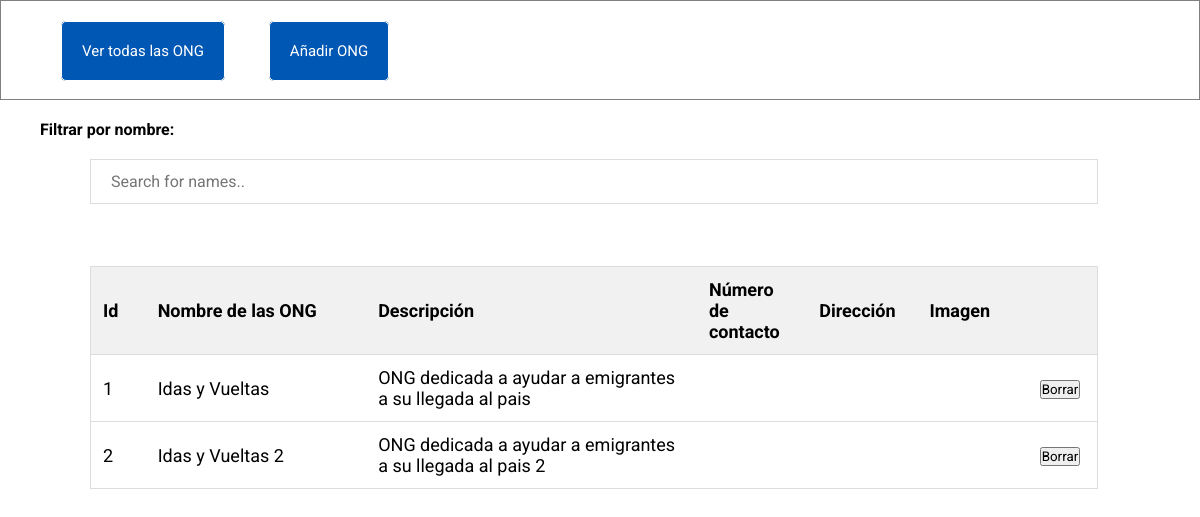
Before: /admin/ongs with the older database file.
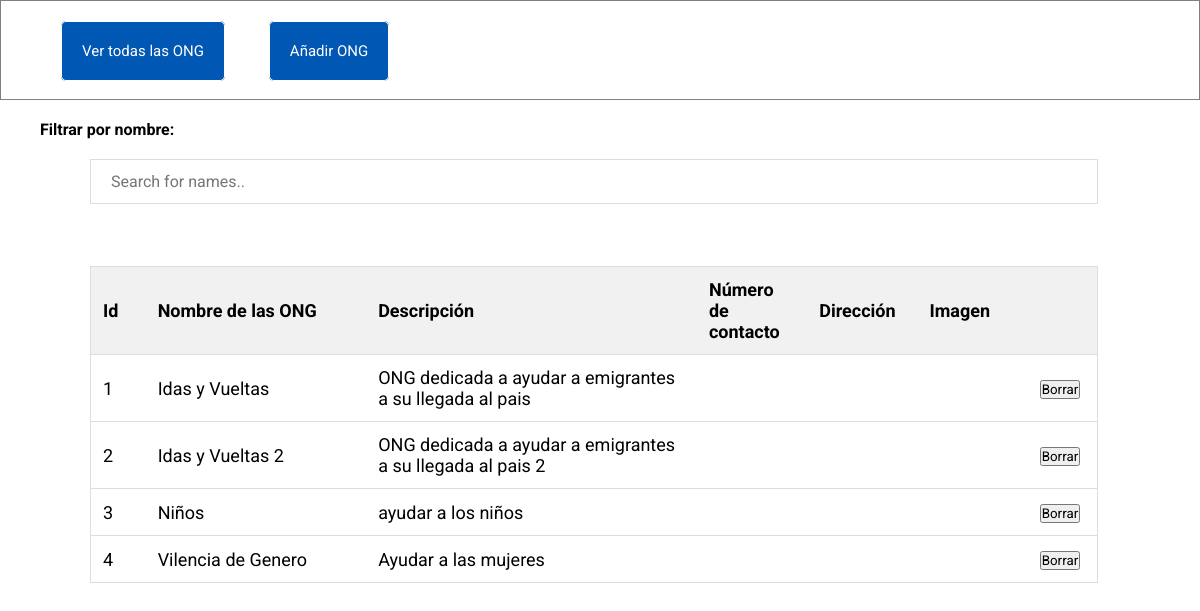
After: the same page with the newer database file.
### tables this page shows
CREATE TABLE ongs (id INTEGER PRIMARY KEY AUTOINCREMENT, name VARCHAR(50), description VARCHAR(500));

### app2.py (the view)
@app.route('/admin/ongs')
def tables():
    return render_template('admin/list_ong.html', ongs = db.get_ongs())

### web/services/db.py (called while the page is built)
def get_cursor():
    def dict_factory(c, r):
        d = {}
        for idx, col in enumerate(c.description):
            d[col[0]] = r[idx]
        return d
    c = sqlite3.connect(DB_NAME)
    c.row_factory = dict_factory
    cur = c.cursor()
    return cur

def get_ongs():
    cur = get_cursor()
    cur.execute('SELECT * FROM ongs')
    list_ong = cur.fetchall()
    cur.connection.close()
    return list_ong

### web/templates/admin/list_ong.html (shortened to what this page needs)
{% extends 'admin/layout.html' %}
{% block styles %}
<link rel="stylesheet" href="/static/styles/table.css">
{% endblock %}
{% block content%}
<div>
  <label class="label-filter" for="filter"><b>Filtrar por nombre:</b></label>
  <input type="text" id="myInput" onkeyup="myFunction()" placeholder="Search for names.." name="filter">
  </div>
  <table id="myTable">
    <tr class="header">
      <th style="width:5%;" >Id</th>
      <th style="width:20%;">Nombre de las ONG</th>
      <th style="width:30%;">Descripción</th>
      <th style="width:10%;"> Número de contacto</th>
      <th style="width:10%;"> Dirección</th>
      <th style="width: 10%;">Imagen</th>
      <th style="width:5%;"></th>
    </tr>
    {% for d in ongs %}
     <tr>
      <td>{{d['id']}}</td>
      <td>{{d['name']}}</td>
      <td>{{d['description']}}</td>
      <td>{{d['númeroContacto']}}</td>
      <td>{{d['direccion']}}</td>
      <td>{{d['imagen']}}</td>
      <td><button onclick="deleteOng('{{d['id']}}', '{{d['name']}}')">Borrar</button></td>
     </tr>
    {% endfor %}
  </table>
{% endblock %}

Changed rows visible on the page:
added ongs: id "3", name "Niños", description "ayudar a los niños"
added ongs: id "4", name "Vilencia de Genero", description "Ayudar a las mujeres"
